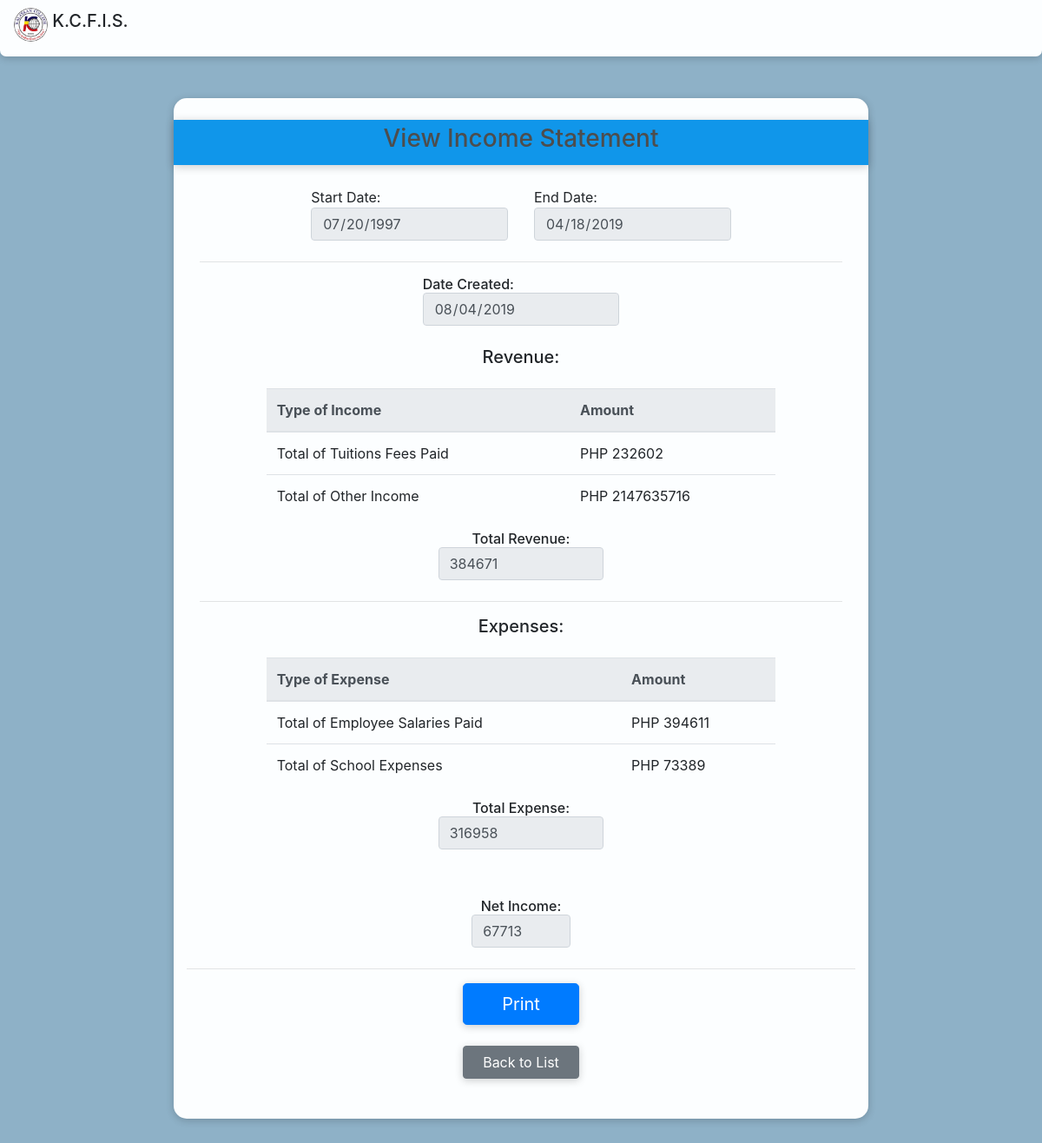
Page /view_income_statement.php?isid=6 on the committed database.
### tables this page shows
CREATE TABLE `incomestatementtab` (
  `incomestatementID` int(11) NOT NULL AUTO_INCREMENT,
  `dateStart` date NOT NULL,
  `dateEnd` date NOT NULL,
  `dateCreated` date NOT NULL,
  `totalExpense` float NOT NULL,
  `totalRevenue` float NOT NULL,
  `totalIncome` float NOT NULL,
  PRIMARY KEY (`incomestatementID`)
);

### view_income_statement.php (the view, shortened to what this page needs)
<?php
  require_once "template.php";
  require_once "functions.php";
?>
    <div class="container form-box">
      <div class="row form-group form-title">
        <div class="col-sm-12 text-center h3">
          View Income Statement
        </div>
      </div>
      <?php
        $tuitionIncome = 0;
        $otherIncome = 0;
        $otherExpense = 0;
        $salaryExpense = 0;
        $sql = "SELECT *
                FROM incomestatementtab
                WHERE incomestatementID = ?";
        $stmt = $conn->prepare($sql);
        $stmt->bind_param("s", $_GET['isid']);
        $stmt->execute();
        $result = $stmt->get_result();
        while($row = $result->fetch_assoc()){
          $dateEnd = $row['dateEnd'];
          $dateStart = $row['dateStart'];
          $totalRevenue = $row['totalRevenue'];
          $totalExpense = $row['totalExpense'];
          $totalIncome = $row['totalIncome'];
        }
        $sql = "SELECT amountReceived
                FROM studtranstab
                WHERE dateReceived
                between ? and LAST_DAY(?)";
        $stmt = $conn->prepare($sql);
        $stmt->bind_param("ss", $dateStart, $dateEnd);
        $stmt->execute();
        $result = $stmt->get_result();
        while($row = $result->fetch_assoc()){
          if ($row['amountReceived'] > 0){
            $amountReceived = $row['amountReceived'];
            $tuitionIncome = $tuitionIncome + $amountReceived;
          }
        }
        $sql = "SELECT amount
                FROM otherincometab
                WHERE dateReceived
                between ? and LAST_DAY(?)";
        $stmt = $conn->prepare($sql);
        $stmt->bind_param("ss", $dateStart, $dateEnd);
        $stmt->execute();
        $result = $stmt->get_result();
        while($row = $result->fetch_assoc()){
          if ($row['amount'] > 0){
            $amount = $row['amount'];
            $otherIncome = $otherIncome + $amount;
          }
        }
        $sql = "SELECT amount
                FROM expensetab
                WHERE datePurchased
                between ? and LAST_DAY(?)";
        $stmt = $conn->prepare($sql);
        $stmt->bind_param("ss", $dateStart, $dateEnd);
        $stmt->execute();
        $result = $stmt->get_result();
        while($row = $result->fetch_assoc()){
          if ($row['amount'] > 0){
            $amount = $row['amount'];
            $otherExpense = $otherExpense + $amount;
          }
        }
        $sql = "SELECT netIncome
                FROM staffsalarystatementtab
                WHERE dateIssued
                between ? and LAST_DAY(?)";
        $stmt = $conn->prepare($sql);
        $stmt->bind_param("ss", $dateStart, $dateEnd);
        $stmt->execute();
        $result = $stmt->get_result();
        while($row = $result->fetch_assoc()){
          if ($row['netIncome'] > 0){
            $netIncome = $row['netIncome'];
            $salaryExpense = $salaryExpense + $netIncome;
          }
        }
        $sql = "SELECT netIncome
                FROM facsalarystatementtab
                WHERE dateIssued
                between ? and LAST_DAY(?)";
        $stmt = $conn->prepare($sql);
        $stmt->bind_param("ss", $dateStart, $dateEnd);
        $stmt->execute();
        $result = $stmt->get_result();
        while($row = $result->fetch_assoc()){
          if ($row['netIncome'] > 0){
            $netIncome = $row['netIncome'];
            $salaryExpense = $salaryExpense + $netIncome;
          }
        }
      ?>
      <div class="container" id="incomestatement">
      <form role="form" method="post" action="gen_income_statement.php">
        <div class="row form-group">
          <label class="col-sm-4 offset-sm-2">
            Start Date:
            <input value="<?php if (isset($dateStart)) {
              echo $dateStart;
            }?>" readonly type="date" class="form-control" name="dateStart"/>
          </label>
          <label class="col-sm-4">
            End Date:
            <input type="date" value="<?php if (isset($dateEnd)){
              echo $dateEnd;
            }
            else {
              echo date("Y-m-d");
            }?>" readonly class="form-control" name="dateEnd"/>
          </label>
        </div>
      </form>
      <hr />
      <?php
        if (isset($dateStart) || isset($dateEnd)) {
          ?>
          <form role="form" method="post" action="includes/gen_income_statement.inc.php">
              <div class="row form-group">
                <label class="col-sm-4 offset-sm-4 h6">
                  Date Created:
                  <input readonly type="date" value="<?php echo date("Y-m-d"); ?>" class="form-control" name="dateCreated"/>
                </label>
              </div>
              <div class="col-sm-10 offset-sm-1">
                <div class="row form-group">
                  <label class="col-sm-4 offset-sm-4 text-center h5">Revenue: </label>
                </div>
                <table class="table table-hover">
                  <thead class="thead-light">
                    <tr>
                      <th scope="col">Type of Income</th>
                      <th scope="col">Amount</th>
                    </tr>
                  </thead>
                  <tbody>
                    <tr>
                      <td>Total of Tuitions Fees Paid</td>
                      <td>PHP <?php echo $tuitionIncome ?></td>
                    </tr>
                    <tr>
                      <td>Total of Other Income</td>
                      <td>PHP <?php echo $otherIncome ?></td>
                    </tr>
                  </tbody>
                </table>
                <div class="row form-group">
                  <label class="col-sm-8 offset-sm-2 text-center h6">
                    Total Revenue:
                    <input readonly value="<?php echo $totalRevenue?>" type="number" step="0.01"class="form-control col-sm-6 offset-sm-3" name="totalRevenue"/>
                  </label>
                </div>
              </div>
              <hr/>
              <div class="col-sm-10 offset-sm-1">
                <div class="row form-group">
                  <label class="col-sm-4 offset-sm-4 text-center h5">Expenses: </label>
                </div>
                <table class="table table-hover">
                  <thead class="thead-light">
                    <tr>
                      <th scope="col">Type of Expense</th>
                      <th scope="col">Amount</th>
                    </tr>
                  </thead>
                  <tbody>
                    <tr>
                      <td>Total of Employee Salaries Paid</td>
                      <td>PHP <?php echo $salaryExpense ?></td>
                    </tr>
                    <tr>
                      <td>Total of School Expenses</td>
                      <td>PHP <?php echo $otherExpense ?></td>
                    </tr>
                  </tbody>
                </table>
                <div class="row form-group">
                  <label class="col-sm-8 offset-sm-2 text-center h6">
                    Total Expense:
                    <input readonly value="<?php echo $totalExpense?>" type="number" step="0.01" class="form-control col-sm-6 offset-sm-3" name="totalExpense"/>
                  </label>
                </div>
              </div>
              <div class="row form-group mt-sm-5">
                <label class="col-sm-4 offset-sm-4 text-center h6">
                  Net Income:
                  <input readonly value="<?php echo $totalIncome?>" type="number" step="0.01" class="form-control col-sm-6 offset-sm-3" name="totalIncome"/>
                </label>
              </div>
            </div>
            <hr />
            <div class="row form-group">
              <label class="col-sm-2 offset-sm-5 btn btn-primary btn-block btn-lg" onclick="javascript:printlayer('incomestatement')">Print</label>
            </div>
            <div class="row form-group">
              <a href="income_statement_list.php" class="col-sm-2 offset-sm-5 btn btn-secondary btn-block" >Back to List</a>
            </div>
          <?php
        }
      ?>
    </div>

### template.php (style rules this page uses)
.btn { box-shadow: 0 2px 10px rgba(0, 0, 0, 0.2); }
.form-box { border-radius: 15px; height: auto; width: 800px; background-color: #FCFEFF; padding-top: 25px; padding-bottom: 30px; margin-bottom: 60px; box-shadow: 0 2px 10px rgba(0, 0, 0, 0.2); --font-family-sans-serif: -apple-system,BlinkMacSystemFont,"Segoe UI",Roboto,"Helvetica Neue",Arial,"Noto Sans",sans-serif,"Apple Color Emoji","Segoe UI Emoji","Segoe UI Symbol","Noto Color Emoji"; --font-family-monospace: SFMono-Regular,Menlo,Monaco,Consolas,"Liberation Mono","Courier New",monospace; }
.form-title { box-shadow: 0 2px 10px rgba(0, 0, 0, 0.2); background-color: #1096EA; padding-top: 5px; padding-bottom: 5px; margin-bottom: 25px; color: #4d4d4d; }

### rows in the picture
incomestatementtab: dateStart "07/20/1997", dateEnd "04/18/2019", totalRevenue "384671", totalExpense "316958", totalIncome "67713"

### other values in the picture
$tuitionIncome "232602"
$otherIncome "2147635716"
$salaryExpense "394611"
$otherExpense "73389"
